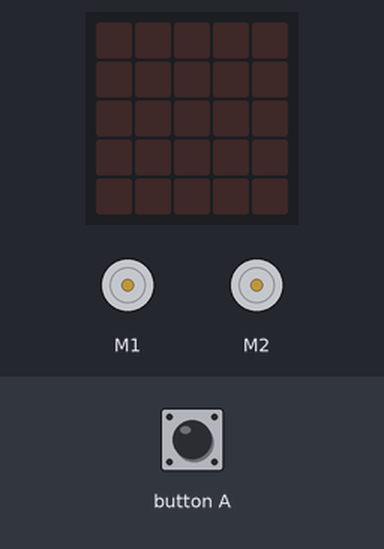
Bench run of a program on a simulated BBC micro:bit (MakeCode). On the bench: 2 × DC motor (green arrow = forward, orange = backward, longer = faster), the board's 5×5 LED display. The inputs (shaded band) are chosen by the test bench.

Above: at 1.2 s.
1.3 s: button A pressed for 0.15 s
At 2.3 s:
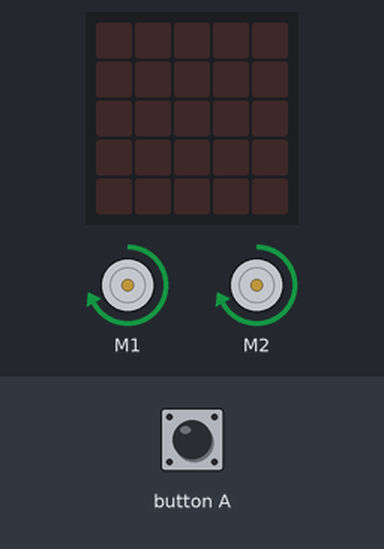
4.4 s: button A pressed for 0.15 s
At 5.7 s:
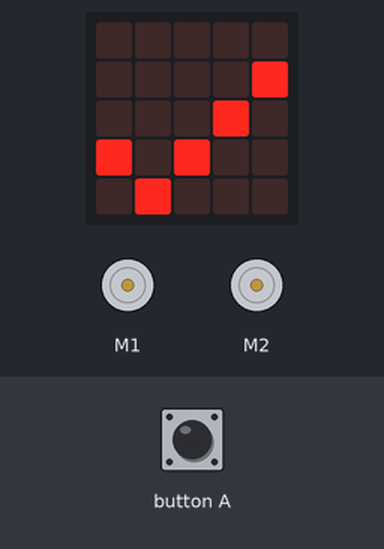
Timing chart, 0 to 10.6 s (numbered marks = the images above; inputs shaded):
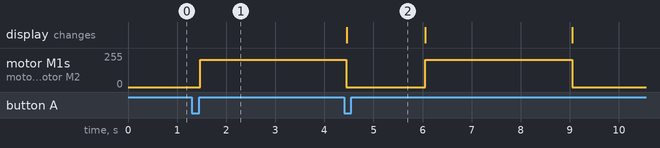

Measured:
- after the input at 1.3 s, motor M1, motor M2: stopped → forward 204/255 after 0.17 s

The program:

main.ts
```typescript
function quilles (vd: number, vg: number, time: number) {
    // Launch
    Kitronik_Move_Motor.motorOn(Kitronik_Move_Motor.Motors.MotorLeft, Kitronik_Move_Motor.MotorDirection.Forward, vg)
    Kitronik_Move_Motor.motorOn(Kitronik_Move_Motor.Motors.MotorRight, Kitronik_Move_Motor.MotorDirection.Forward, vd)
    basic.pause(time)
    Kitronik_Move_Motor.stop()
    basic.showIcon(IconNames.Yes)
    basic.pause(1000)
    basic.clearScreen()
}
input.onButtonPressed(Button.A, function () {
    quilles(80, 80, 3000)
})
basic.forever(function () {

})
```

test.ts
```typescript
// les tests vont ici ; cela ne sera pas compilé si ce paquet est utilisé en tant qu'extension.
```
